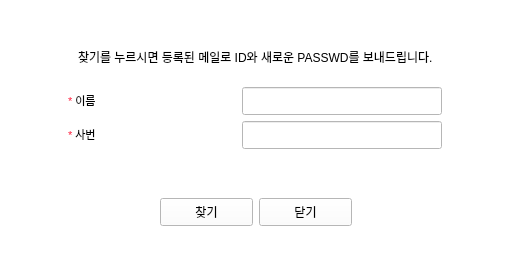
<?xml version="1.0" encoding="UTF-8"?>
<ui version="4.0">
 <class>Form</class>
 <widget class="QWidget" name="Form">
  <property name="geometry">
   <rect>
    <x>0</x>
    <y>0</y>
    <width>515</width>
    <height>277</height>
   </rect>
  </property>
  <property name="palette">
   <palette>
    <active>
     <colorrole role="WindowText">
      <brush brushstyle="SolidPattern">
       <color alpha="255">
        <red>0</red>
        <green>0</green>
        <blue>0</blue>
       </color>
      </brush>
     </colorrole>
     <colorrole role="Button">
      <brush brushstyle="SolidPattern">
       <color alpha="255">
        <red>255</red>
        <green>255</green>
        <blue>255</blue>
       </color>
      </brush>
     </colorrole>
     <colorrole role="Light">
      <brush brushstyle="SolidPattern">
       <color alpha="255">
        <red>255</red>
        <green>255</green>
        <blue>255</blue>
       </color>
      </brush>
     </colorrole>
     <colorrole role="Midlight">
      <brush brushstyle="SolidPattern">
       <color alpha="255">
        <red>255</red>
        <green>255</green>
        <blue>255</blue>
       </color>
      </brush>
     </colorrole>
     <colorrole role="Dark">
      <brush brushstyle="SolidPattern">
       <color alpha="255">
        <red>127</red>
        <green>127</green>
        <blue>127</blue>
       </color>
      </brush>
     </colorrole>
     <colorrole role="Mid">
      <brush brushstyle="SolidPattern">
       <color alpha="255">
        <red>170</red>
        <green>170</green>
        <blue>170</blue>
       </color>
      </brush>
     </colorrole>
     <colorrole role="Text">
      <brush brushstyle="SolidPattern">
       <color alpha="255">
        <red>0</red>
        <green>0</green>
        <blue>0</blue>
       </color>
      </brush>
     </colorrole>
     <colorrole role="BrightText">
      <brush brushstyle="SolidPattern">
       <color alpha="255">
        <red>255</red>
        <green>255</green>
        <blue>255</blue>
       </color>
      </brush>
     </colorrole>
     <colorrole role="ButtonText">
      <brush brushstyle="SolidPattern">
       <color alpha="255">
        <red>0</red>
        <green>0</green>
        <blue>0</blue>
       </color>
      </brush>
     </colorrole>
     <colorrole role="Base">
      <brush brushstyle="SolidPattern">
       <color alpha="255">
        <red>255</red>
        <green>255</green>
        <blue>255</blue>
       </color>
      </brush>
     </colorrole>
     <colorrole role="Window">
      <brush brushstyle="SolidPattern">
       <color alpha="255">
        <red>255</red>
        <green>255</green>
        <blue>255</blue>
       </color>
      </brush>
     </colorrole>
     <colorrole role="Shadow">
      <brush brushstyle="SolidPattern">
       <color alpha="255">
        <red>0</red>
        <green>0</green>
        <blue>0</blue>
       </color>
      </brush>
     </colorrole>
     <colorrole role="AlternateBase">
      <brush brushstyle="SolidPattern">
       <color alpha="255">
        <red>255</red>
        <green>255</green>
        <blue>255</blue>
       </color>
      </brush>
     </colorrole>
     <colorrole role="ToolTipBase">
      <brush brushstyle="SolidPattern">
       <color alpha="255">
        <red>255</red>
        <green>255</green>
        <blue>220</blue>
       </color>
      </brush>
     </colorrole>
     <colorrole role="ToolTipText">
      <brush brushstyle="SolidPattern">
       <color alpha="255">
        <red>0</red>
        <green>0</green>
        <blue>0</blue>
       </color>
      </brush>
     </colorrole>
     <colorrole role="PlaceholderText">
      <brush brushstyle="SolidPattern">
       <color alpha="128">
        <red>0</red>
        <green>0</green>
        <blue>0</blue>
       </color>
      </brush>
     </colorrole>
    </active>
    <inactive>
     <colorrole role="WindowText">
      <brush brushstyle="SolidPattern">
       <color alpha="255">
        <red>0</red>
        <green>0</green>
        <blue>0</blue>
       </color>
      </brush>
     </colorrole>
     <colorrole role="Button">
      <brush brushstyle="SolidPattern">
       <color alpha="255">
        <red>255</red>
        <green>255</green>
        <blue>255</blue>
       </color>
      </brush>
     </colorrole>
     <colorrole role="Light">
      <brush brushstyle="SolidPattern">
       <color alpha="255">
        <red>255</red>
        <green>255</green>
        <blue>255</blue>
       </color>
      </brush>
     </colorrole>
     <colorrole role="Midlight">
      <brush brushstyle="SolidPattern">
       <color alpha="255">
        <red>255</red>
        <green>255</green>
        <blue>255</blue>
       </color>
      </brush>
     </colorrole>
     <colorrole role="Dark">
      <brush brushstyle="SolidPattern">
       <color alpha="255">
        <red>127</red>
        <green>127</green>
        <blue>127</blue>
       </color>
      </brush>
     </colorrole>
     <colorrole role="Mid">
      <brush brushstyle="SolidPattern">
       <color alpha="255">
        <red>170</red>
        <green>170</green>
        <blue>170</blue>
       </color>
      </brush>
     </colorrole>
     <colorrole role="Text">
      <brush brushstyle="SolidPattern">
       <color alpha="255">
        <red>0</red>
        <green>0</green>
        <blue>0</blue>
       </color>
      </brush>
     </colorrole>
     <colorrole role="BrightText">
      <brush brushstyle="SolidPattern">
       <color alpha="255">
        <red>255</red>
        <green>255</green>
        <blue>255</blue>
       </color>
      </brush>
     </colorrole>
     <colorrole role="ButtonText">
      <brush brushstyle="SolidPattern">
       <color alpha="255">
        <red>0</red>
        <green>0</green>
        <blue>0</blue>
       </color>
      </brush>
     </colorrole>
     <colorrole role="Base">
      <brush brushstyle="SolidPattern">
       <color alpha="255">
        <red>255</red>
        <green>255</green>
        <blue>255</blue>
       </color>
      </brush>
     </colorrole>
     <colorrole role="Window">
      <brush brushstyle="SolidPattern">
       <color alpha="255">
        <red>255</red>
        <green>255</green>
        <blue>255</blue>
       </color>
      </brush>
     </colorrole>
     <colorrole role="Shadow">
      <brush brushstyle="SolidPattern">
       <color alpha="255">
        <red>0</red>
        <green>0</green>
        <blue>0</blue>
       </color>
      </brush>
     </colorrole>
     <colorrole role="AlternateBase">
      <brush brushstyle="SolidPattern">
       <color alpha="255">
        <red>255</red>
        <green>255</green>
        <blue>255</blue>
       </color>
      </brush>
     </colorrole>
     <colorrole role="ToolTipBase">
      <brush brushstyle="SolidPattern">
       <color alpha="255">
        <red>255</red>
        <green>255</green>
        <blue>220</blue>
       </color>
      </brush>
     </colorrole>
     <colorrole role="ToolTipText">
      <brush brushstyle="SolidPattern">
       <color alpha="255">
        <red>0</red>
        <green>0</green>
        <blue>0</blue>
       </color>
      </brush>
     </colorrole>
     <colorrole role="PlaceholderText">
      <brush brushstyle="SolidPattern">
       <color alpha="128">
        <red>0</red>
        <green>0</green>
        <blue>0</blue>
       </color>
      </brush>
     </colorrole>
    </inactive>
    <disabled>
     <colorrole role="WindowText">
      <brush brushstyle="SolidPattern">
       <color alpha="255">
        <red>127</red>
        <green>127</green>
        <blue>127</blue>
       </color>
      </brush>
     </colorrole>
     <colorrole role="Button">
      <brush brushstyle="SolidPattern">
       <color alpha="255">
        <red>255</red>
        <green>255</green>
        <blue>255</blue>
       </color>
      </brush>
     </colorrole>
     <colorrole role="Light">
      <brush brushstyle="SolidPattern">
       <color alpha="255">
        <red>255</red>
        <green>255</green>
        <blue>255</blue>
       </color>
      </brush>
     </colorrole>
     <colorrole role="Midlight">
      <brush brushstyle="SolidPattern">
       <color alpha="255">
        <red>255</red>
        <green>255</green>
        <blue>255</blue>
       </color>
      </brush>
     </colorrole>
     <colorrole role="Dark">
      <brush brushstyle="SolidPattern">
       <color alpha="255">
        <red>127</red>
        <green>127</green>
        <blue>127</blue>
       </color>
      </brush>
     </colorrole>
     <colorrole role="Mid">
      <brush brushstyle="SolidPattern">
       <color alpha="255">
        <red>170</red>
        <green>170</green>
        <blue>170</blue>
       </color>
      </brush>
     </colorrole>
     <colorrole role="Text">
      <brush brushstyle="SolidPattern">
       <color alpha="255">
        <red>127</red>
        <green>127</green>
        <blue>127</blue>
       </color>
      </brush>
     </colorrole>
     <colorrole role="BrightText">
      <brush brushstyle="SolidPattern">
       <color alpha="255">
        <red>255</red>
        <green>255</green>
        <blue>255</blue>
       </color>
      </brush>
     </colorrole>
     <colorrole role="ButtonText">
      <brush brushstyle="SolidPattern">
       <color alpha="255">
        <red>127</red>
        <green>127</green>
        <blue>127</blue>
       </color>
      </brush>
     </colorrole>
     <colorrole role="Base">
      <brush brushstyle="SolidPattern">
       <color alpha="255">
        <red>255</red>
        <green>255</green>
        <blue>255</blue>
       </color>
      </brush>
     </colorrole>
     <colorrole role="Window">
      <brush brushstyle="SolidPattern">
       <color alpha="255">
        <red>255</red>
        <green>255</green>
        <blue>255</blue>
       </color>
      </brush>
     </colorrole>
     <colorrole role="Shadow">
      <brush brushstyle="SolidPattern">
       <color alpha="255">
        <red>0</red>
        <green>0</green>
        <blue>0</blue>
       </color>
      </brush>
     </colorrole>
     <colorrole role="AlternateBase">
      <brush brushstyle="SolidPattern">
       <color alpha="255">
        <red>255</red>
        <green>255</green>
        <blue>255</blue>
       </color>
      </brush>
     </colorrole>
     <colorrole role="ToolTipBase">
      <brush brushstyle="SolidPattern">
       <color alpha="255">
        <red>255</red>
        <green>255</green>
        <blue>220</blue>
       </color>
      </brush>
     </colorrole>
     <colorrole role="ToolTipText">
      <brush brushstyle="SolidPattern">
       <color alpha="255">
        <red>0</red>
        <green>0</green>
        <blue>0</blue>
       </color>
      </brush>
     </colorrole>
     <colorrole role="PlaceholderText">
      <brush brushstyle="SolidPattern">
       <color alpha="128">
        <red>0</red>
        <green>0</green>
        <blue>0</blue>
       </color>
      </brush>
     </colorrole>
    </disabled>
   </palette>
  </property>
  <property name="windowTitle">
   <string>Form</string>
  </property>
  <widget class="QWidget" name="verticalLayoutWidget">
   <property name="geometry">
    <rect>
     <x>0</x>
     <y>0</y>
     <width>511</width>
     <height>271</height>
    </rect>
   </property>
   <layout class="QVBoxLayout" name="signlayout" stretch="0,0,0,0,0">
    <item>
     <spacer name="verticalSpacer_4">
      <property name="orientation">
       <enum>Qt::Vertical</enum>
      </property>
      <property name="sizeType">
       <enum>QSizePolicy::Fixed</enum>
      </property>
      <property name="sizeHint" stdset="0">
       <size>
        <width>20</width>
        <height>10</height>
       </size>
      </property>
     </spacer>
    </item>
    <item>
     <layout class="QVBoxLayout" name="verticalLayout" stretch="0,0,2">
      <item>
       <layout class="QHBoxLayout" name="horizontalLayout">
        <item>
         <spacer name="horizontalSpacer_3">
          <property name="orientation">
           <enum>Qt::Horizontal</enum>
          </property>
          <property name="sizeHint" stdset="0">
           <size>
            <width>40</width>
            <height>20</height>
           </size>
          </property>
         </spacer>
        </item>
        <item>
         <widget class="QLabel" name="label">
          <property name="minimumSize">
           <size>
            <width>0</width>
            <height>28</height>
           </size>
          </property>
          <property name="maximumSize">
           <size>
            <width>16777215</width>
            <height>28</height>
           </size>
          </property>
          <property name="text">
           <string>찾기를 누르시면 등록된 메일로 ID와 새로운 PASSWD를 보내드립니다.</string>
          </property>
         </widget>
        </item>
        <item>
         <spacer name="horizontalSpacer_4">
          <property name="orientation">
           <enum>Qt::Horizontal</enum>
          </property>
          <property name="sizeHint" stdset="0">
           <size>
            <width>40</width>
            <height>20</height>
           </size>
          </property>
         </spacer>
        </item>
       </layout>
      </item>
      <item>
       <spacer name="verticalSpacer_5">
        <property name="orientation">
         <enum>Qt::Vertical</enum>
        </property>
        <property name="sizeType">
         <enum>QSizePolicy::Fixed</enum>
        </property>
        <property name="sizeHint" stdset="0">
         <size>
          <width>20</width>
          <height>10</height>
         </size>
        </property>
       </spacer>
      </item>
      <item>
       <layout class="QGridLayout" name="grid" columnstretch="1,10">
        <property name="spacing">
         <number>6</number>
        </property>
        <item row="0" column="0">
         <widget class="QLabel" name="name_label">
          <property name="minimumSize">
           <size>
            <width>100</width>
            <height>28</height>
           </size>
          </property>
          <property name="maximumSize">
           <size>
            <width>100</width>
            <height>28</height>
           </size>
          </property>
          <property name="text">
           <string>&lt;html&gt;&lt;head/&gt;&lt;body&gt;&lt;p&gt;&lt;span style=&quot; font-size:8pt; color:#ff1d3b;&quot;&gt;*&lt;/span&gt;&lt;span style=&quot; font-size:8pt;&quot;&gt; 이름&lt;/span&gt;&lt;/p&gt;&lt;/body&gt;&lt;/html&gt;</string>
          </property>
         </widget>
        </item>
        <item row="0" column="1">
         <widget class="QLineEdit" name="name_lineEdit">
          <property name="minimumSize">
           <size>
            <width>200</width>
            <height>28</height>
           </size>
          </property>
          <property name="maximumSize">
           <size>
            <width>120</width>
            <height>28</height>
           </size>
          </property>
         </widget>
        </item>
        <item row="1" column="0">
         <widget class="QLabel" name="emp_num_label">
          <property name="minimumSize">
           <size>
            <width>100</width>
            <height>28</height>
           </size>
          </property>
          <property name="maximumSize">
           <size>
            <width>100</width>
            <height>28</height>
           </size>
          </property>
          <property name="text">
           <string>&lt;html&gt;&lt;head/&gt;&lt;body&gt;&lt;p&gt;&lt;span style=&quot; font-size:8pt; color:#ff1d3b;&quot;&gt;*&lt;/span&gt;&lt;span style=&quot; font-size:8pt;&quot;&gt; 사번&lt;/span&gt;&lt;/p&gt;&lt;/body&gt;&lt;/html&gt;</string>
          </property>
         </widget>
        </item>
        <item row="1" column="1">
         <widget class="QLineEdit" name="emp_num_lineEdit">
          <property name="minimumSize">
           <size>
            <width>200</width>
            <height>28</height>
           </size>
          </property>
          <property name="maximumSize">
           <size>
            <width>120</width>
            <height>28</height>
           </size>
          </property>
         </widget>
        </item>
       </layout>
      </item>
     </layout>
    </item>
    <item>
     <spacer name="verticalSpacer_3">
      <property name="orientation">
       <enum>Qt::Vertical</enum>
      </property>
      <property name="sizeType">
       <enum>QSizePolicy::Fixed</enum>
      </property>
      <property name="sizeHint" stdset="0">
       <size>
        <width>20</width>
        <height>10</height>
       </size>
      </property>
     </spacer>
    </item>
    <item>
     <layout class="QHBoxLayout" name="horizontalLayout_2">
      <property name="spacing">
       <number>6</number>
      </property>
      <item>
       <spacer name="horizontalSpacer">
        <property name="orientation">
         <enum>Qt::Horizontal</enum>
        </property>
        <property name="sizeHint" stdset="0">
         <size>
          <width>40</width>
          <height>20</height>
         </size>
        </property>
       </spacer>
      </item>
      <item>
       <widget class="QPushButton" name="fsubmitBtn">
        <property name="minimumSize">
         <size>
          <width>93</width>
          <height>28</height>
         </size>
        </property>
        <property name="maximumSize">
         <size>
          <width>93</width>
          <height>28</height>
         </size>
        </property>
        <property name="text">
         <string>찾기</string>
        </property>
       </widget>
      </item>
      <item>
       <widget class="QPushButton" name="cnlBtn">
        <property name="minimumSize">
         <size>
          <width>93</width>
          <height>28</height>
         </size>
        </property>
        <property name="maximumSize">
         <size>
          <width>93</width>
          <height>28</height>
         </size>
        </property>
        <property name="text">
         <string>닫기</string>
        </property>
       </widget>
      </item>
      <item>
       <spacer name="horizontalSpacer_2">
        <property name="orientation">
         <enum>Qt::Horizontal</enum>
        </property>
        <property name="sizeHint" stdset="0">
         <size>
          <width>40</width>
          <height>20</height>
         </size>
        </property>
       </spacer>
      </item>
     </layout>
    </item>
    <item>
     <spacer name="verticalSpacer">
      <property name="orientation">
       <enum>Qt::Vertical</enum>
      </property>
      <property name="sizeType">
       <enum>QSizePolicy::Fixed</enum>
      </property>
      <property name="sizeHint" stdset="0">
       <size>
        <width>20</width>
        <height>10</height>
       </size>
      </property>
     </spacer>
    </item>
   </layout>
  </widget>
 </widget>
 <resources/>
 <connections/>
</ui>
